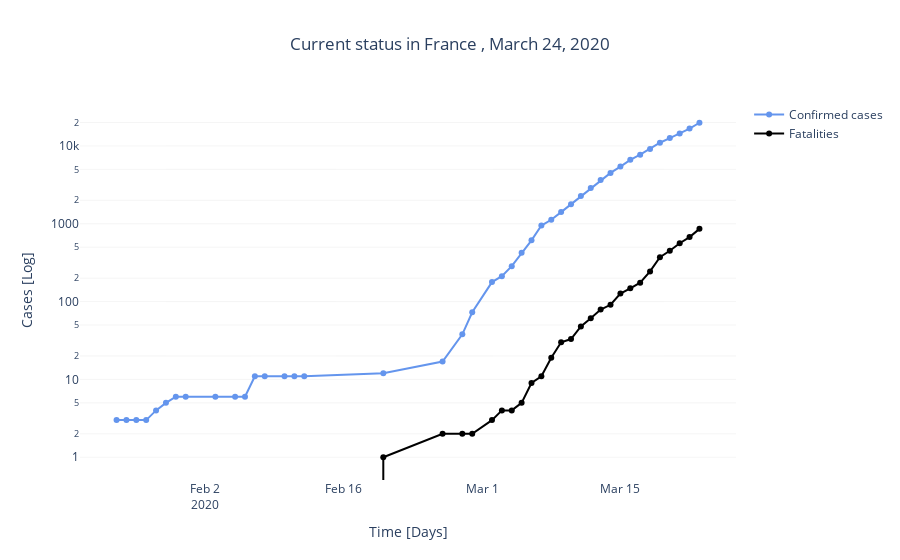

Notebook code for this chart:
### Code cell
dplot.disp_cumulative(df_fr, 'France')
